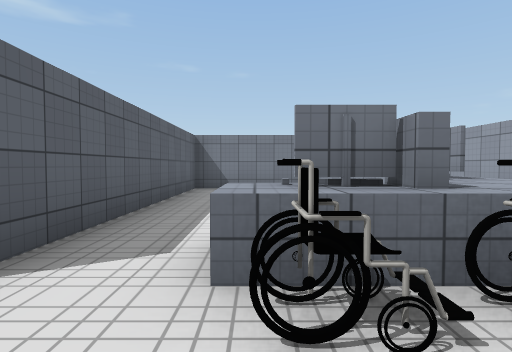
View 1 (above)

24 first-person views from a walk through a scene from a Unity 3-D project. The camera is 1.3 m above the floor, tilts 2° down and sees 80° across. Doors are open. The floor is counted in squares, 2 m on a side. Each view is taken from the middle of a square. On the plan, view 1 faces up. The plan holds only what a view shows up to about 10 squares ahead; the rest is blank. The place goes on beyond the plan. Some surface patterns are stand-ins.

View 2
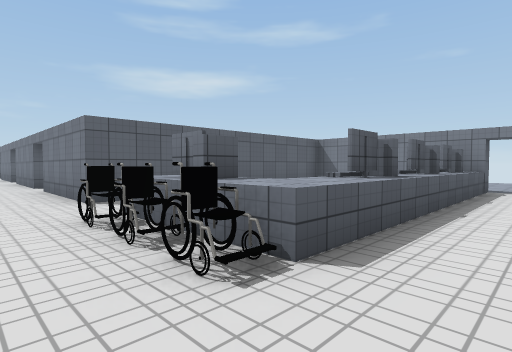

View 3
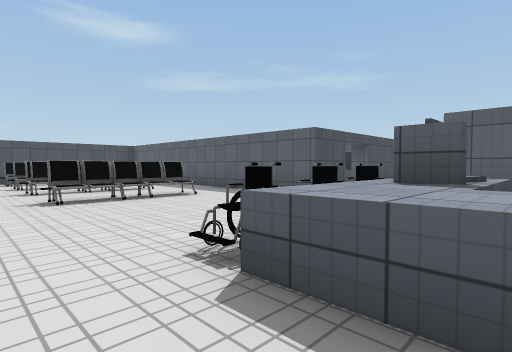

View 4
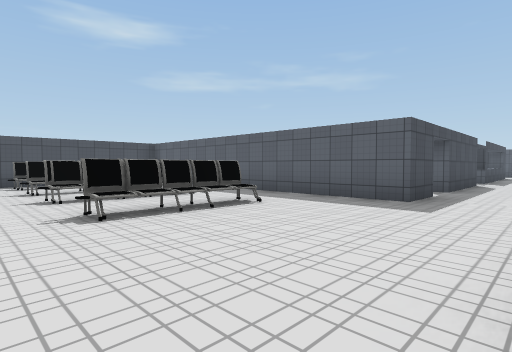

View 5
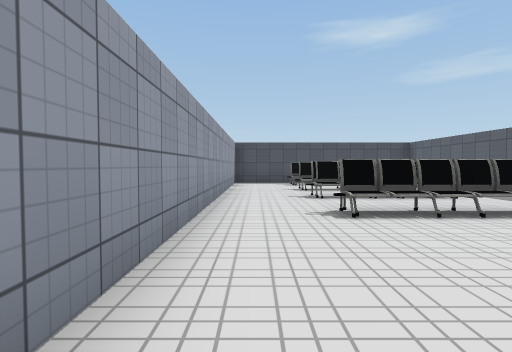

View 6
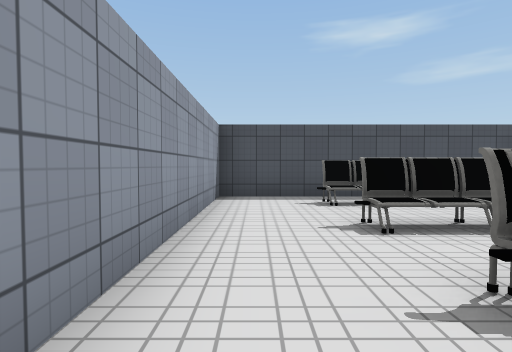

View 7
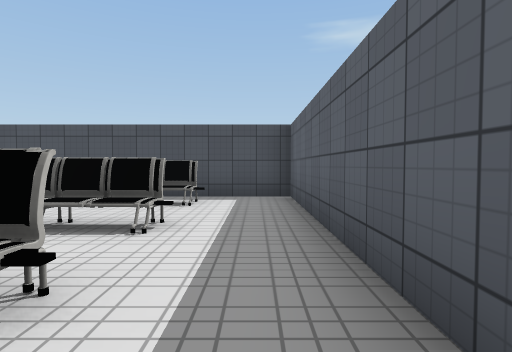

View 8
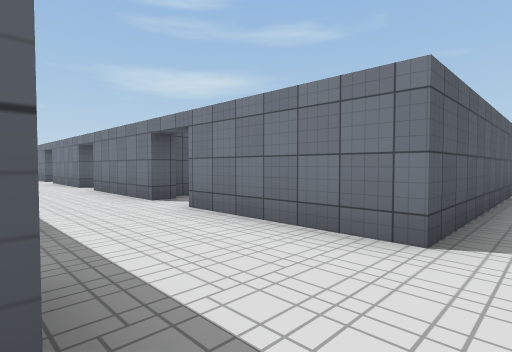

View 9
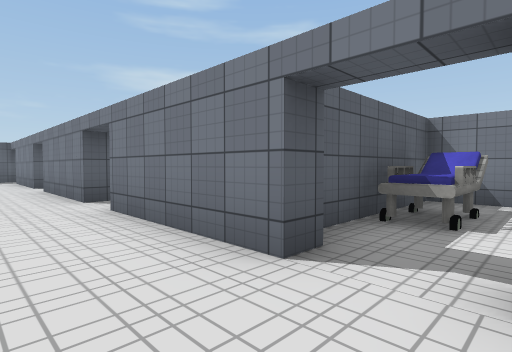

View 10
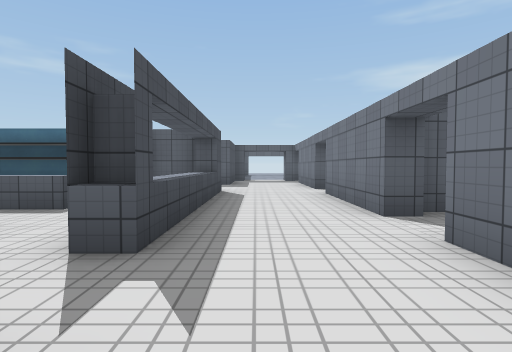

View 11
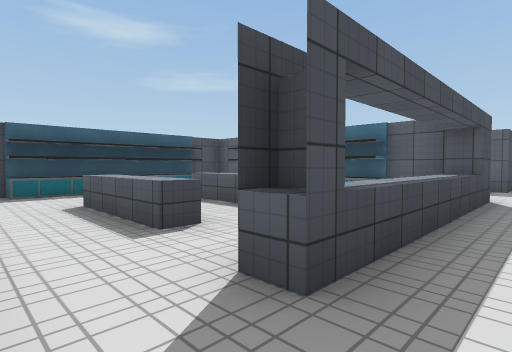

View 12
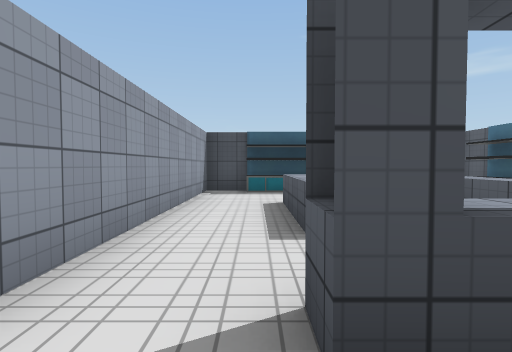

View 13
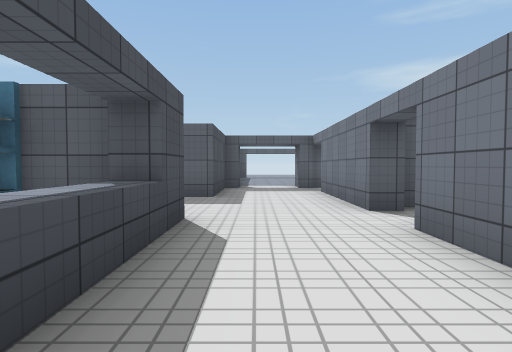

View 14
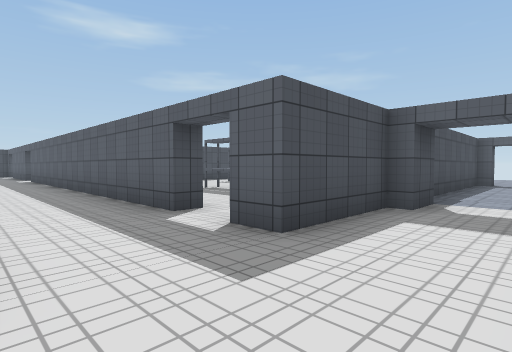

View 15
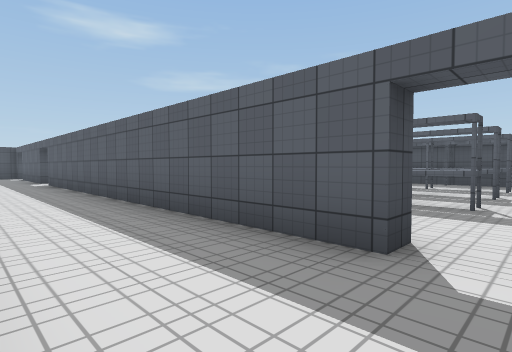

View 16
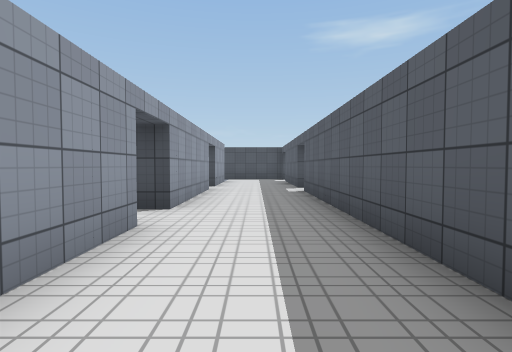

View 17
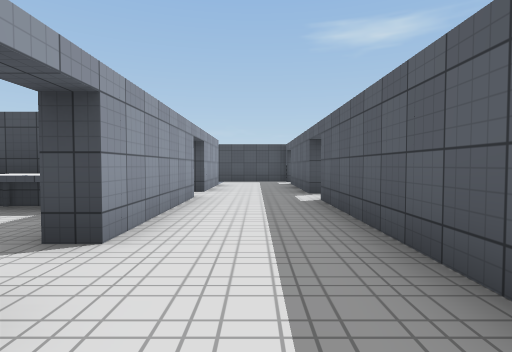

View 18
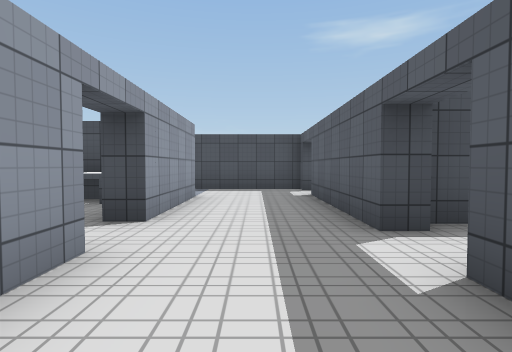

View 19
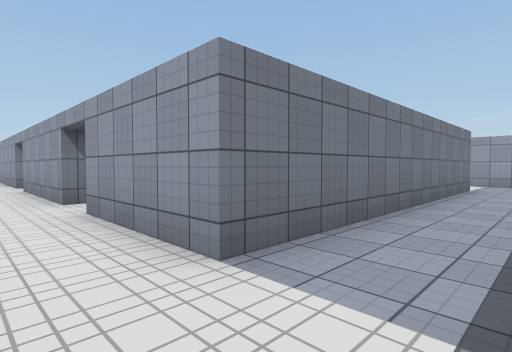

View 20
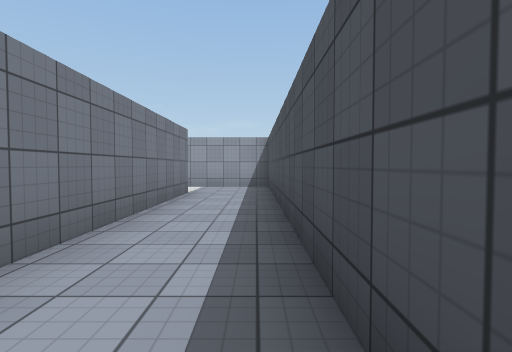

View 21
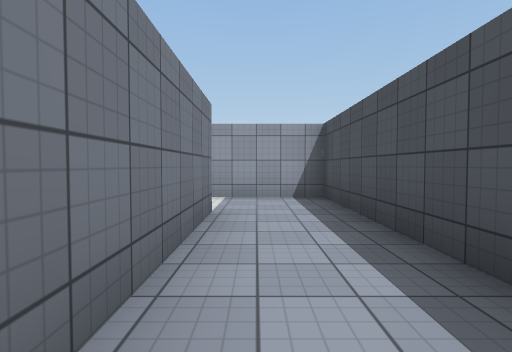

View 22
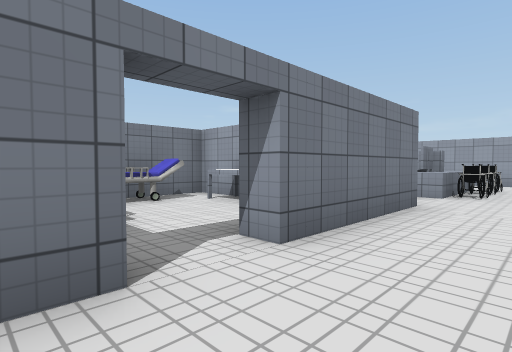

View 23
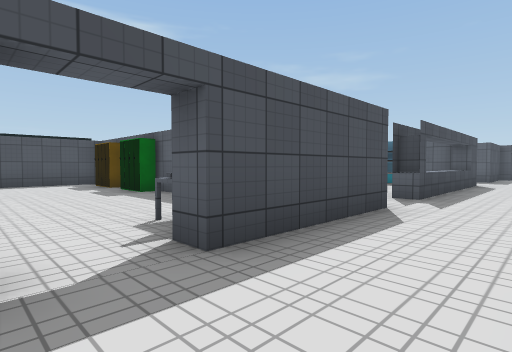

View 24
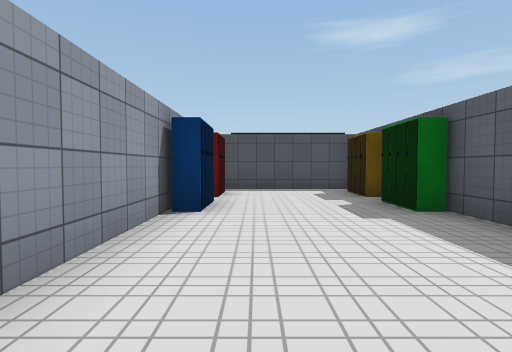

### Floor plan
Key: @ floor where view 1 was taken; # wall or solid block; . floor; D open door; ^ raised ledge; O other object.
Columns run from 20 left of view 1 to 5 right of it. Each row starts with its distance up from view 1.
 10                        .
  9                   #####.
  8                   #.  O. #
  7                   #.  O. #
  6              ##O###.  O. #
  5              #O...#.  O..
  4              #O..O#.  O..
  3     #        #...O#...O..
  2 #.###.####.###.####.OO^..#
  1 ....................OOO..#
  0 ....................@....#
 -1 ###...#^^^^DD###DD#......#
 -2 ......O  ....# ^..#......#
 -3 O..#..O ^.^..# ...#.OOO..#
 -4 O..#..O ^.^..#....#......#
 -5 O. #..  ^.^..#....#..OO..#
 -6 O  #..O   ...#....#..O...#
 -7    #..#   ...#O..O#.OOO..#
 -8    #..##  OO##....#...O..#
 -9    #..#      #O..O#.OOO..#
-10    #...      #....#......#
-11    #..#.     #############
-12    #..#OOO    O OO
-13    #..###     O O
-14   ....#
-15   .....
-16   ##..#
-17    #..#OOO
-18    #..########DD#
-19    .............#
-20    .............#
-21    ##############

Where each view was taken, in squares from view 1:
view 1: 0 up, 0 right, facing up
view 2: 0 up, 4 right, facing up-left
view 3: 3 up, 4 right, facing down-left
view 4: 1 up, 4 right, facing down-left
view 5: 1 up, 4 right, facing down
view 6: 4 down, 4 right, facing down
view 7: 4 down, 1 left, facing down
view 8: 1 down, 1 left, facing up-left
view 9: 0 up, 5 left, facing up-left
view 10: 0 up, 7 left, facing left
view 11: 0 up, 8 left, facing down-left
view 12: 0 up, 9 left, facing down
view 13: 0 up, 11 left, facing left
view 14: 1 up, 15 left, facing down-left
view 15: 2 down, 15 left, facing down-left
view 16: 6 down, 16 left, facing down
view 17: 8 down, 16 left, facing down
view 18: 12 down, 16 left, facing down
view 19: 20 down, 16 left, facing up-right
view 20: 20 down, 14 left, facing right
view 21: 19 down, 11 left, facing right
view 22: 0 up, 7 left, facing up-right
view 23: 1 up, 3 left, facing down-left
view 24: 2 down, 4 left, facing down
